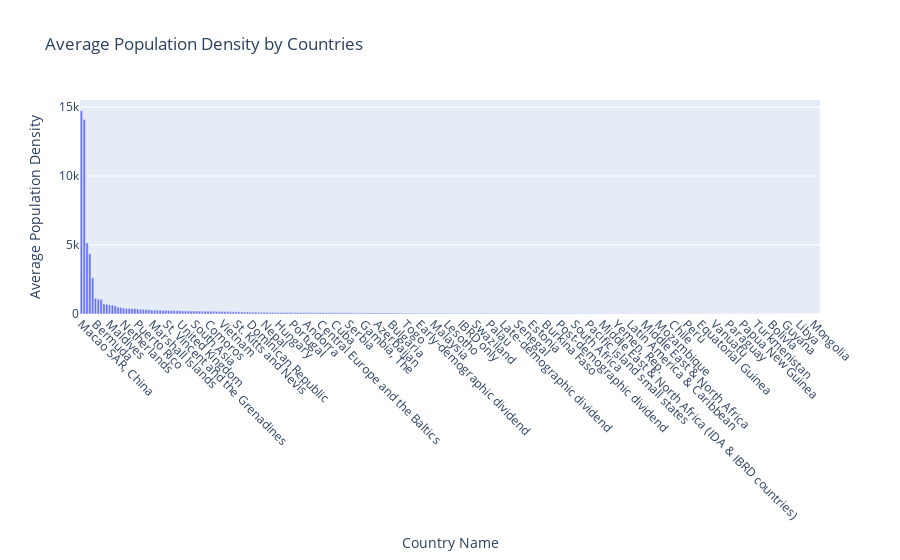

Notebook cell for this chart:
### Code cell
# bar plot

# Convert to a DataFrame
average_density_df = sorted_countries.reset_index()
average_density_df  = average_density_df.rename(columns={'Population density (people per sq. km of land area)': 'Average Population Density'})


# average_density_df

fig_3 = px.bar(average_density_df, x='Country Name', y= 'Average Population Density',
               title='Average Population Density by Countries')

fig_3.update_xaxes(tickangle=45)

fig_3.show()

### Figure 1 — Plotly figure (JSON) as saved in the notebook; plotly's stock layout.template omitted (floating-point values rounded to 4 significant figures; data arrays with more than 128 entries replaced by an {"elided": "..."} marker saying what was removed)
{"data": [{"alignmentgroup": "True", "hovertemplate": "Country Name=%{x}<br>Average Population Density=%{y}<extra></extra>", "legendgroup": "", "marker": {"color": "#636efa", "pattern": {"shape": ""}}, "name": "", "offsetgroup": "", "orientation": "v", "showlegend": false, "textposition": "auto", "type": "bar", "x": {"elided": "263 str values"}, "xaxis": "x", "y": {"elided": "263 float values"}, "yaxis": "y"}], "layout": {"barmode": "relative", "legend": {"tracegroupgap": 0}, "title": {"text": "Average Population Density by Countries"}, "xaxis": {"anchor": "y", "domain": [0, 1], "tickangle": 45, "title": {"text": "Country Name"}}, "yaxis": {"anchor": "x", "domain": [0, 1], "title": {"text": "Average Population Density"}}}}
